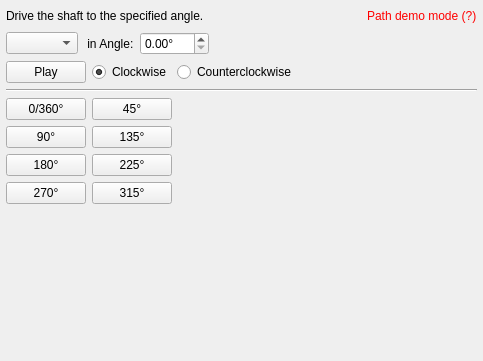
<?xml version="1.0" encoding="UTF-8"?>
<ui version="4.0">
 <class>Form</class>
 <widget class="QWidget" name="Form">
  <property name="geometry">
   <rect>
    <x>0</x>
    <y>0</y>
    <width>483</width>
    <height>361</height>
   </rect>
  </property>
  <property name="sizePolicy">
   <sizepolicy hsizetype="Expanding" vsizetype="Expanding">
    <horstretch>0</horstretch>
    <verstretch>0</verstretch>
   </sizepolicy>
  </property>
  <property name="windowTitle">
   <string>Form</string>
  </property>
  <layout class="QVBoxLayout" name="verticalLayout_3">
   <property name="leftMargin">
    <number>6</number>
   </property>
   <property name="topMargin">
    <number>6</number>
   </property>
   <property name="rightMargin">
    <number>6</number>
   </property>
   <property name="bottomMargin">
    <number>6</number>
   </property>
   <item>
    <layout class="QHBoxLayout" name="horizontalLayout">
     <item>
      <widget class="QLabel" name="label">
       <property name="text">
        <string>&lt;html&gt;&lt;head/&gt;&lt;body&gt;&lt;p&gt;Drive the shaft to the specified angle.&lt;/p&gt;&lt;/body&gt;&lt;/html&gt;</string>
       </property>
      </widget>
     </item>
     <item>
      <spacer name="horizontalSpacer_2">
       <property name="orientation">
        <enum>Qt::Horizontal</enum>
       </property>
       <property name="sizeHint" stdset="0">
        <size>
         <width>40</width>
         <height>20</height>
        </size>
       </property>
      </spacer>
     </item>
     <item>
      <widget class="QLabel" name="pathDemoMode">
       <property name="toolTip">
        <string>Using Path data to present mechanism.</string>
       </property>
       <property name="text">
        <string>&lt;html&gt;&lt;head/&gt;&lt;body&gt;&lt;p&gt;&lt;span style=&quot; color:#ff0000;&quot;&gt;Path demo mode (?)&lt;/span&gt;&lt;/p&gt;&lt;/body&gt;&lt;/html&gt;</string>
       </property>
      </widget>
     </item>
    </layout>
   </item>
   <item>
    <layout class="QHBoxLayout" name="horizontalLayout_2">
     <item>
      <widget class="QComboBox" name="Shaft"/>
     </item>
     <item>
      <widget class="QLabel" name="label_2">
       <property name="sizePolicy">
        <sizepolicy hsizetype="Fixed" vsizetype="Preferred">
         <horstretch>0</horstretch>
         <verstretch>0</verstretch>
        </sizepolicy>
       </property>
       <property name="text">
        <string> in Angle:</string>
       </property>
      </widget>
     </item>
     <item>
      <widget class="QDoubleSpinBox" name="Degree_text">
       <property name="suffix">
        <string>°</string>
       </property>
       <property name="maximum">
        <double>360.000000000000000</double>
       </property>
       <property name="singleStep">
        <double>10.000000000000000</double>
       </property>
      </widget>
     </item>
     <item>
      <spacer name="horizontalSpacer_3">
       <property name="orientation">
        <enum>Qt::Horizontal</enum>
       </property>
       <property name="sizeHint" stdset="0">
        <size>
         <width>40</width>
         <height>20</height>
        </size>
       </property>
      </spacer>
     </item>
    </layout>
   </item>
   <item>
    <layout class="QHBoxLayout" name="horizontalLayout_3">
     <item>
      <widget class="QPushButton" name="playButton">
       <property name="text">
        <string>Play</string>
       </property>
       <property name="autoDefault">
        <bool>true</bool>
       </property>
      </widget>
     </item>
     <item>
      <widget class="QRadioButton" name="noReversed">
       <property name="text">
        <string>Clockwise</string>
       </property>
       <property name="checked">
        <bool>true</bool>
       </property>
      </widget>
     </item>
     <item>
      <widget class="QRadioButton" name="reversed">
       <property name="text">
        <string>Counterclockwise</string>
       </property>
      </widget>
     </item>
     <item>
      <spacer name="horizontalSpacer_4">
       <property name="orientation">
        <enum>Qt::Horizontal</enum>
       </property>
       <property name="sizeHint" stdset="0">
        <size>
         <width>40</width>
         <height>20</height>
        </size>
       </property>
      </spacer>
     </item>
    </layout>
   </item>
   <item>
    <widget class="Line" name="line">
     <property name="orientation">
      <enum>Qt::Horizontal</enum>
     </property>
    </widget>
   </item>
   <item>
    <layout class="QHBoxLayout" name="anglePanel">
     <item>
      <layout class="QVBoxLayout" name="verticalLayout">
       <item>
        <widget class="QPushButton" name="a0">
         <property name="text">
          <string>0/360°</string>
         </property>
        </widget>
       </item>
       <item>
        <widget class="QPushButton" name="a90">
         <property name="text">
          <string>90°</string>
         </property>
        </widget>
       </item>
       <item>
        <widget class="QPushButton" name="a180">
         <property name="text">
          <string>180°</string>
         </property>
        </widget>
       </item>
       <item>
        <widget class="QPushButton" name="a270">
         <property name="text">
          <string>270°</string>
         </property>
        </widget>
       </item>
      </layout>
     </item>
     <item>
      <layout class="QVBoxLayout" name="verticalLayout_2">
       <item>
        <widget class="QPushButton" name="a45">
         <property name="text">
          <string>45°</string>
         </property>
        </widget>
       </item>
       <item>
        <widget class="QPushButton" name="a135">
         <property name="text">
          <string>135°</string>
         </property>
        </widget>
       </item>
       <item>
        <widget class="QPushButton" name="a225">
         <property name="text">
          <string>225°</string>
         </property>
        </widget>
       </item>
       <item>
        <widget class="QPushButton" name="a315">
         <property name="text">
          <string>315°</string>
         </property>
        </widget>
       </item>
      </layout>
     </item>
     <item>
      <spacer name="horizontalSpacer">
       <property name="orientation">
        <enum>Qt::Horizontal</enum>
       </property>
       <property name="sizeHint" stdset="0">
        <size>
         <width>40</width>
         <height>20</height>
        </size>
       </property>
      </spacer>
     </item>
    </layout>
   </item>
   <item>
    <spacer name="verticalSpacer">
     <property name="orientation">
      <enum>Qt::Vertical</enum>
     </property>
     <property name="sizeHint" stdset="0">
      <size>
       <width>20</width>
       <height>40</height>
      </size>
     </property>
    </spacer>
   </item>
  </layout>
  <zorder>verticalSpacer</zorder>
  <zorder>line</zorder>
 </widget>
 <resources/>
 <connections/>
</ui>
